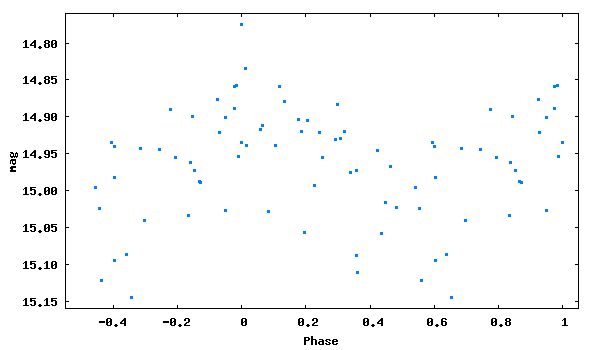

The script that saved this image:
set term png size 600,350 medium
set colors classic
set output 'phase_lc_14.png'
set xlabel 'Phase'
set ylabel 'mag'
#set title 'JDmax = 2447765.43500 + 0.1652685 x E'
set format y '%5.2f'
plot [-0.55:1.05][15.16:14.76] "phase_lc_14.dat" linecolor 3 pointtype 5 pointsize 0.3 title ""
